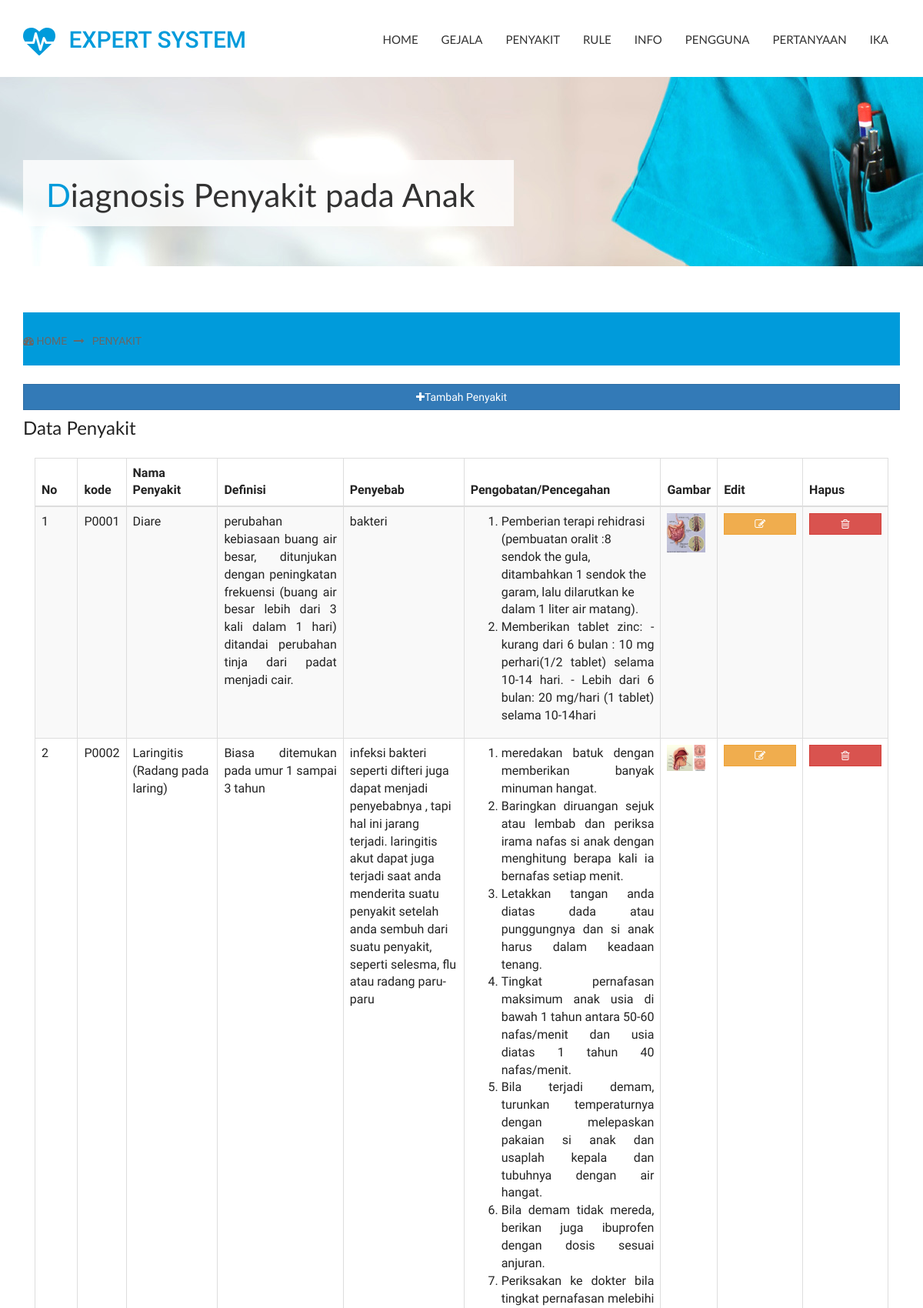
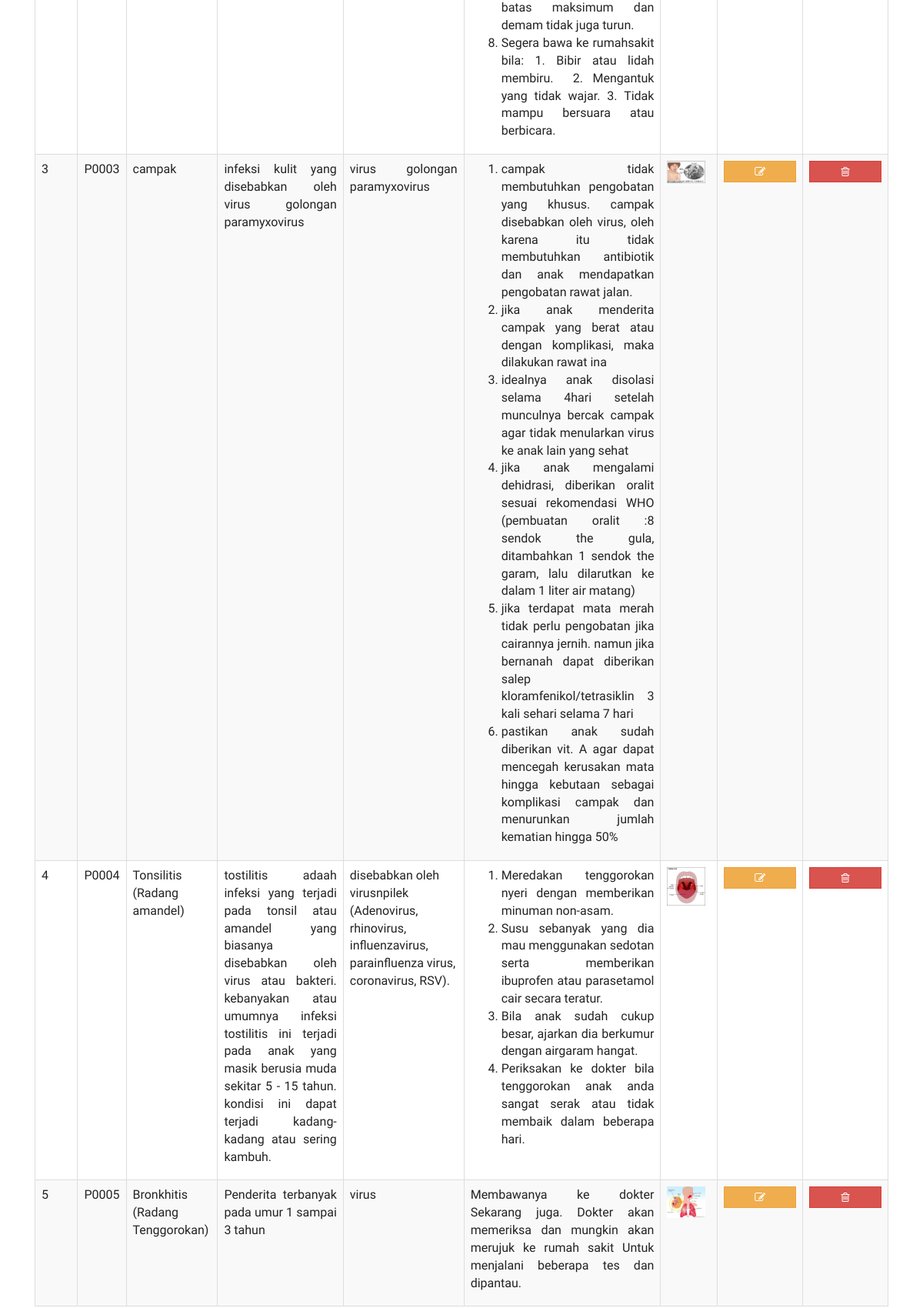
/admin/index.php?p=penyakit&&act=read (signed in, upper part), run on the app's committed database (2 pictures, top to bottom).
### tables this page shows
CREATE TABLE IF NOT EXISTS `tabel_penyakit` (
  `kode_penyakit` varchar(5) NOT NULL,
  `nm_penyakit` text NOT NULL,
  `penyebab` text NOT NULL,
  `gambar` text NOT NULL,
  `definisi` text NOT NULL,
  `pengobatan` text NOT NULL,
  PRIMARY KEY (`kode_penyakit`)
);

### config/class_paging1.php (called while the page is built, shortened)
<?php
class eeee{
function cariPosisi($batas){
if(empty($_GET['halaman'])){
	$posisi=0;
}
else{
	$posisi = ($_GET['halaman']-1) * $batas;
}
return $posisi;
}
}
?>

### admin/modul/penyakit.php (the view, shortened to what this page needs)
<?php
    include_once "../config/koneksi.php";
?>
<?php
  if ($_GET['act'] == 'read') {
?>
<ol class="breadcrumb">
  <li><a href="?p=home"><i class="fa fa-dashboard"></i> Home</a></li>
  <li class="active"><a href="#">Penyakit</a></li>
</ol></br>
<section class="content">
  <a href="?p=penyakit&&act=add"><button type="button" class="btn btn-block btn-primary"><i class="fa fa-plus"></i>Tambah Penyakit</button></a>
  <div class="box">
    <div class="box-header">
      <h4 class="box-title">Data Penyakit</h4>
    </div>
      <div class="panel-body">
        <div class="table-responsive">
        <div class="dataTable_wrapper">
          <table class="table table-striped table-bordered table-hover" id="dataTables-example">
            <thead>
              <tr>
                <th width="5%">No</th>
                <th>kode</th>
                <th>Nama Penyakit</th>
                <th>Definisi</th>
                <th>Penyebab</th>
                <th>Pengobatan/Pencegahan</th>
                <th>Gambar</th>
                <th width="10%">Edit</th>
                <th width="10%">Hapus</th>
              </tr>
            </thead>
            <tbody>
                <?php
            $p = new eeee;
            $batas  =  5;
            $posisi = $p->cariPosisi($batas);
                  $no = 0;
                  $query_tampil = mysqli_query($titid, "SELECT * FROM tabel_penyakit ORDER BY kode_penyakit ASC limit $posisi, $batas");
                  while ($data_tampil = mysqli_fetch_array($query_tampil)) {
                  $no++;
                ?>
                <tr>
                  <td>
                    <?php echo $no; ?>
                  </td>
                  <td>
                    <?php echo $data_tampil['kode_penyakit']; ?>
                  </td>
                  <td>
                    <?php echo $data_tampil['nm_penyakit']; ?>
                  </td>
                  <td>
                    <?php echo $data_tampil['definisi']; ?>
                  </td>
                  <td>
                    <?php echo $data_tampil['penyebab']; ?>
                  </td>
                  <td>
                  <?php echo $data_tampil['pengobatan']; ?>
                    </td>
                  <td>
                    <img src="../images/penyakit/<?php echo $data_tampil['gambar']; ?>" width="50px">
                  </td>
                  <td><a href="?p=penyakit&&act=edit&id_edit=<?php echo $data_tampil['kode_penyakit']; ?>"><button type="button" class="btn btn-block btn-warning">
                    <i class="fa fa-fw fa-edit"></i></button></a>
                  </td>
                  <td><a onclick="return confirm('Yakin ingin menghapus data ?')" href="?p=penyakit&id_hapus=<?php echo $data_tampil['kode_penyakit']; ?>">
                    <button type="button" class="btn btn-block btn-danger"><i class="fa fa-fw fa-trash-o"></i></button></a>
                  </td>
                </tr>
                <?php
                }
                ?>
              </tbody>
          </table>
        </div>
       </div>
        </div>
     </div>
      </div>
  </div>
  <?php
    }
  ?>

### css/style.css (style rules this page uses)
body { font: 14px/24px 'Roboto', Arial, Helvetica, sans-serif; color: #232323; background: #fff; }
a { color: #009bdb; }
h1, h2, h3, h4, h5, h6 { font-family: 'Lato', sans-serif; }
h4 { font-size: 24px; }
.breadcrumb { margin-bottom: 0; padding: 25px 0 20px; background-color: #009bdb; }
.breadcrumb li { text-transform: uppercase; }
.breadcrumb li + li::before { content: "\f178"; padding-right: 10px; color: #676767; }
.breadcrumb li a { color: #676767; }
.breadcrumb li a:hover, .breadcrumb li a:focus, .breadcrumb li.active { color: #ffffff; }
#nav, #nav .dropdown-menu, #nav .navbar-toggle, .breadcrumb, .form-control, .btn, .tabs-wrap .nav-tabs > li > a, .tabs-wrap-2 .nav-tabs > li > a, .progress-bar-list li .progress, .panel-profile, .panel-profile > .panel-heading, .panel-profile > .panel-footer, #accordion.panel-group .panel, #accordion .panel-heading, #accordion-faqs.panel-group .panel, #accordion-faqs .panel-heading, .pagination, .pagination > li:first-child > a, .pagination > li:first-child > span, .pagination > li:last-child > a, .pagination > li:last-child > span, .no-border-radius { -webkit-border-radius: 0; -moz-border-radius: 0; border-radius: 0; }
.breadcrumb li + li::before, .list-style-2 li:before, .list-style-3 li:before, .recent-comments-list li:before, .list-tags li a:before { font-family: 'FontAwesome'; src: url('../font-awesome/fonts/fontawesome-webfont93e3.eot?v=4.4.0'); src: url('../font-awesome/fonts/fontawesome-webfontd41d.eot?#iefix&v=4.4.0') format('embedded-opentype'), url('../font-awesome/fonts/fontawesome-webfont93e3.woff2?v=4.4.0') format('woff2'), url('../font-awesome/fonts/fontawesome-webfont93e3.woff?v=4.4.0') format('woff'), url('../font-awesome/fonts/fontawesome-webfont93e3.ttf?v=4.4.0') format('truetype'), url('../font-awesome/fonts/fontawesome-webfont93e3.svg?v=4.4.0#fontawesomeregular') format('svg'); }
.top-bar a, #nav.navbar-default .navbar-nav > li > a, #nav .navbar-toggle, .camera_prev, .camera_next, .breadcrumb li a, .notification-boxes .box, .featured-doctors .bio-box, .featured-doctors .bio-box .profile-img .overlay, .featured-doctors .bio-box .profile-img .overlay ul.sm-links li, .doctors-grid .bio-box, .doctors-grid .bio-box .profile-img .overlay, .doctors-grid .bio-box .profile-img .overlay ul.sm-links li, .panel-profile > .panel-footer ul.sm-links li, .tabs-wrap .nav li a, .tabs-wrap .nav li a .icon, .tabs-wrap .nav li a h5, .tabs-wrap-2 .nav-tabs > li > a, #doctors-filter li a, .gallery-grid .hover-content img, .gallery-grid .hover-content .overlay, .box1 h4 a, .news-carousel .carousel-control, .comments-carousel.carousel.vertical .carousel-control, .news-post-box, .news-post-box h5 a, .news-post, .news-post h4 a, .comments-area > .media, .pagination > li > a, .pagination > li > span, .list-tags li, .list-tags li a, .list-style-3 li a, .recent-comments-list li a, .footer-area a, .footer-area .newsletter .form-control, .btn, .copyright a { -webkit-transition: all 0.5s ease 0s; -moz-transition: all 0.5s ease 0s; transition: all 0.5s ease 0s; }

### data on the page
tabel_penyakit: kode_penyakit "P0001", nm_penyakit "Diare", definisi "perubahan kebiasaan buang air besar, ditunjukan dengan peningkatan frekuensi (buang air besar lebih dari 3 kali dalam 1 hari) ditandai perubahan tinja dari padat menjadi cair.", penyebab "bakteri", pengobatan "Pemberian terapi rehidrasi (pembuatan oralit :8 sendok the gula, ditambahkan 1 sendok the garam, lalu dilarutkan ke dalam 1 liter air matang). Memberikan tablet zinc: - kurang dari 6 bulan : 10 mg perhari(1/2 tablet) selama 10-14 hari. - Lebih dari 6 bulan: 20 mg/hari (1 tablet) selama 10-14hari", gambar (picture)
tabel_penyakit: kode_penyakit "P0002", nm_penyakit "Laringitis (Radang pada laring)", definisi "Biasa ditemukan pada umur 1 sampai 3 tahun", penyebab "infeksi bakteri seperti difteri juga dapat menjadi penyebabnya , tapi hal ini jarang terjadi. laringitis akut dapat juga terjadi saat anda menderita suatu penyakit setelah anda sembuh dari suatu penyakit, seperti selesma, flu atau radang paru-paru", pengobatan "meredakan batuk dengan memberikan banyak minuman hangat. Baringkan diruangan sejuk atau lembab dan periksa irama nafas si anak dengan menghitung berapa kali ia bernafas setiap menit. Letakkan tangan anda diatas dada atau punggungnya dan si anak harus dalam keadaan tenang. Tingkat pernafasan maksimum anak usia di bawah 1 tahun antara 50-60 nafas/menit dan usia diatas 1 tahun 40 nafas/menit. Bila terjadi demam, turunkan temperaturnya dengan melepaskan pakaian si anak dan usaplah kepala dan tubuhnya dengan air hangat. Bila demam tidak mereda, berikan juga ibuprofen dengan dosis sesuai anjuran. Periksakan ke dokter bila tingkat pernafasan melebihi batas maksimum dan demam tidak juga turun.…", gambar (picture)
tabel_penyakit: kode_penyakit "P0003", nm_penyakit "campak", definisi "infeksi kulit yang disebabkan oleh virus golongan paramyxovirus", penyebab "virus golongan paramyxovirus", pengobatan "campak tidak membutuhkan pengobatan yang khusus. campak disebabkan oleh virus, oleh karena itu tidak membutuhkan antibiotik dan anak mendapatkan pengobatan rawat jalan. jika anak menderita campak yang berat atau dengan komplikasi, maka dilakukan rawat ina idealnya anak disolasi selama 4hari setelah munculnya bercak campak agar tidak menularkan virus ke anak lain yang sehat jika anak mengalami dehidrasi, diberikan oralit sesuai rekomendasi WHO (pembuatan oralit :8 sendok the gula, ditambahkan 1 sendok the garam, lalu dilarutkan ke dalam 1 liter air matang) jika terdapat mata merah tidak perlu pengobatan jika cairannya jernih. namun jika bernanah dapat diberikan salep…", gambar (picture)
tabel_penyakit: kode_penyakit "P0004", nm_penyakit "Tonsilitis (Radang amandel)", definisi "tostilitis adaah infeksi yang terjadi pada tonsil atau amandel yang biasanya disebabkan oleh virus atau bakteri. kebanyakan atau umumnya infeksi tostilitis ini terjadi pada anak yang masik berusia muda sekitar 5 - 15 tahun. kondisi ini dapat terjadi kadang-kadang atau sering kambuh.", penyebab "disebabkan oleh virusnpilek (Adenovirus, rhinovirus, influenzavirus, parainfluenza virus, coronavirus, RSV).", pengobatan "Meredakan tenggorokan nyeri dengan memberikan minuman non-asam. Susu sebanyak yang dia mau menggunakan sedotan serta memberikan ibuprofen atau parasetamol cair secara teratur. Bila anak sudah cukup besar, ajarkan dia berkumur dengan airgaram hangat. Periksakan ke dokter bila tenggorokan anak anda sangat serak atau tidak membaik dalam beberapa hari.", gambar (picture)
tabel_penyakit: kode_penyakit "P0005", nm_penyakit "Bronkhitis (Radang Tenggorokan)", definisi "Penderita terbanyak pada umur 1 sampai 3 tahun", penyebab "virus", pengobatan "Membawanya ke dokter Sekarang juga. Dokter akan memeriksa dan mungkin akan merujuk ke rumah sakit Untuk menjalani beberapa tes dan dipantau.", gambar (picture)

### other printed values
$_SESSION['nama'] "IKA"
